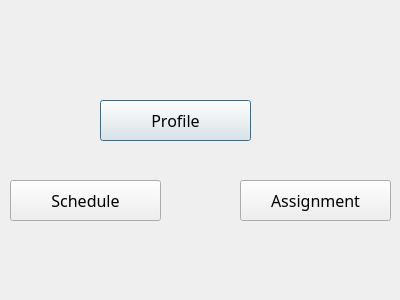
<?xml version="1.0" encoding="UTF-8"?>
<ui version="4.0">
 <class>doctor</class>
 <widget class="QDialog" name="doctor">
  <property name="geometry">
   <rect>
    <x>0</x>
    <y>0</y>
    <width>400</width>
    <height>300</height>
   </rect>
  </property>
  <property name="windowTitle">
   <string>Dialog</string>
  </property>
  <widget class="QPushButton" name="pushButton_profile">
   <property name="geometry">
    <rect>
     <x>100</x>
     <y>100</y>
     <width>151</width>
     <height>41</height>
    </rect>
   </property>
   <property name="font">
    <font>
     <family>Forte</family>
     <pointsize>12</pointsize>
    </font>
   </property>
   <property name="text">
    <string>Profile</string>
   </property>
  </widget>
  <widget class="QLabel" name="label_HelloDr">
   <property name="geometry">
    <rect>
     <x>30</x>
     <y>30</y>
     <width>151</width>
     <height>31</height>
    </rect>
   </property>
   <property name="font">
    <font>
     <family>Script MT Bold</family>
     <pointsize>14</pointsize>
    </font>
   </property>
   <property name="text">
    <string/>
   </property>
  </widget>
  <widget class="QPushButton" name="pushButton_profile_2">
   <property name="geometry">
    <rect>
     <x>240</x>
     <y>180</y>
     <width>151</width>
     <height>41</height>
    </rect>
   </property>
   <property name="font">
    <font>
     <family>Forte</family>
     <pointsize>12</pointsize>
    </font>
   </property>
   <property name="text">
    <string>Assignment</string>
   </property>
  </widget>
  <widget class="QPushButton" name="pushButton_schedule">
   <property name="geometry">
    <rect>
     <x>10</x>
     <y>180</y>
     <width>151</width>
     <height>41</height>
    </rect>
   </property>
   <property name="font">
    <font>
     <family>Forte</family>
     <pointsize>12</pointsize>
    </font>
   </property>
   <property name="text">
    <string>Schedule</string>
   </property>
  </widget>
 </widget>
 <resources/>
 <connections/>
</ui>
